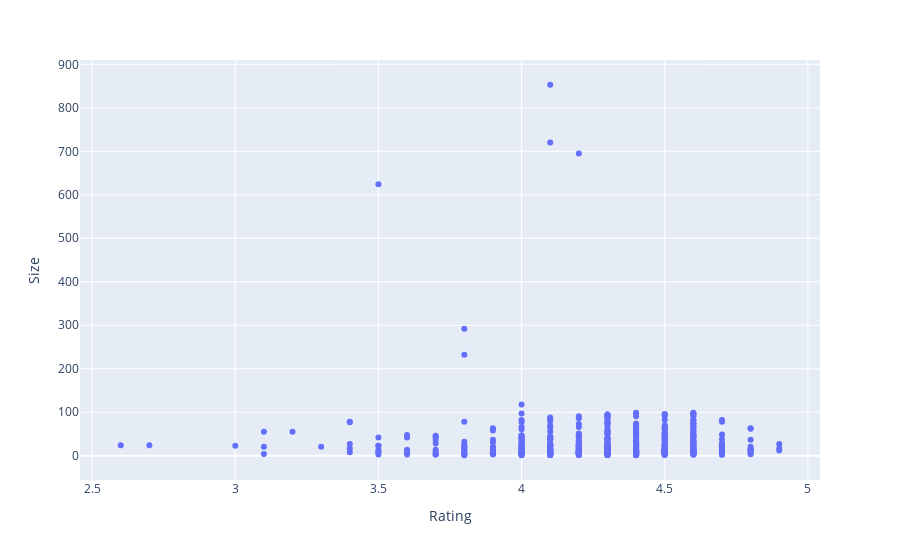

This figure's notebook cell:
### Code cell
#How size affect the rating of app
plt.figure(figsize=(15,5))
fig = px.scatter(df, x="Rating", y="Size")
fig.show()

### Figure 1 — Plotly figure (JSON) as saved in the notebook; plotly's stock layout.template omitted (floating-point values rounded to 4 significant figures; data arrays with more than 128 entries replaced by an {"elided": "..."} marker saying what was removed)
{"data": [{"hovertemplate": "Rating=%{x}<br>Size=%{y}<extra></extra>", "legendgroup": "", "marker": {"color": "#636efa", "symbol": "circle"}, "mode": "markers", "name": "", "orientation": "v", "showlegend": false, "type": "scatter", "x": {"elided": "569 float values"}, "xaxis": "x", "y": {"elided": "569 float values"}, "yaxis": "y"}], "layout": {"legend": {"tracegroupgap": 0}, "margin": {"t": 60}, "xaxis": {"anchor": "y", "domain": [0, 1], "title": {"text": "Rating"}}, "yaxis": {"anchor": "x", "domain": [0, 1], "title": {"text": "Size"}}}}
